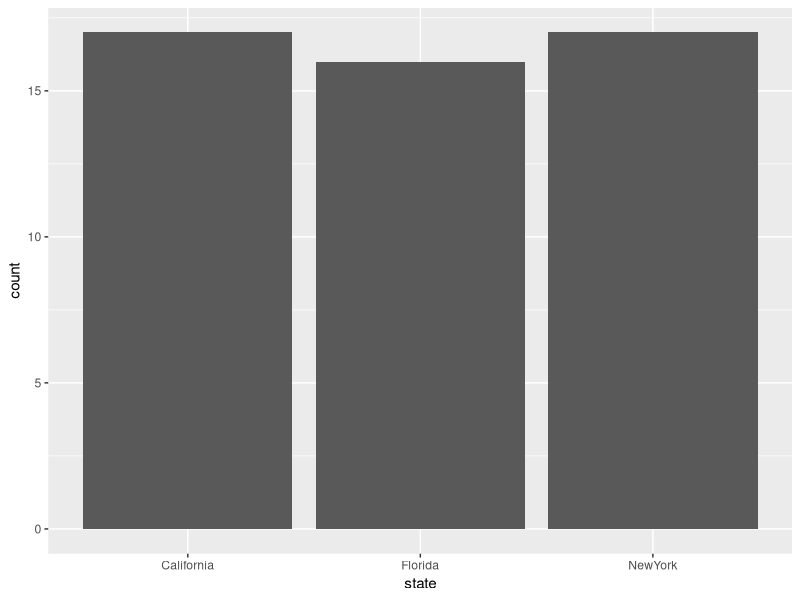
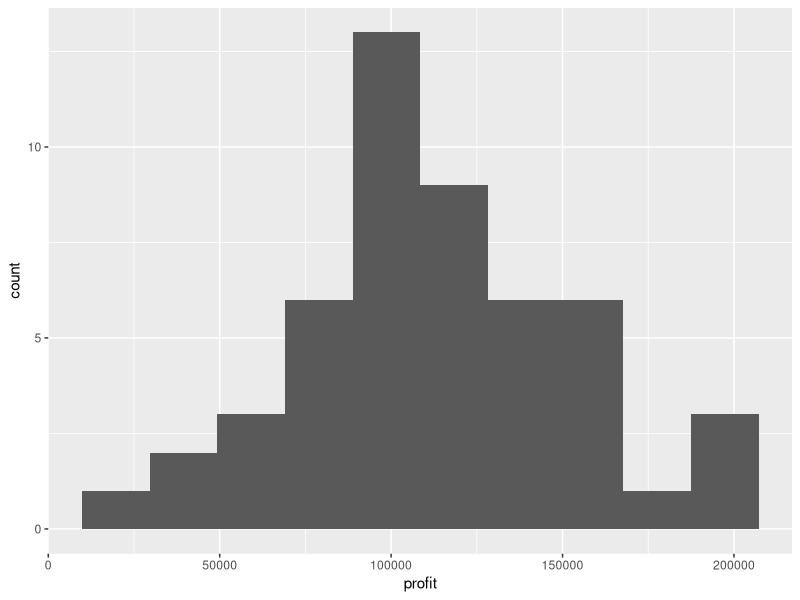
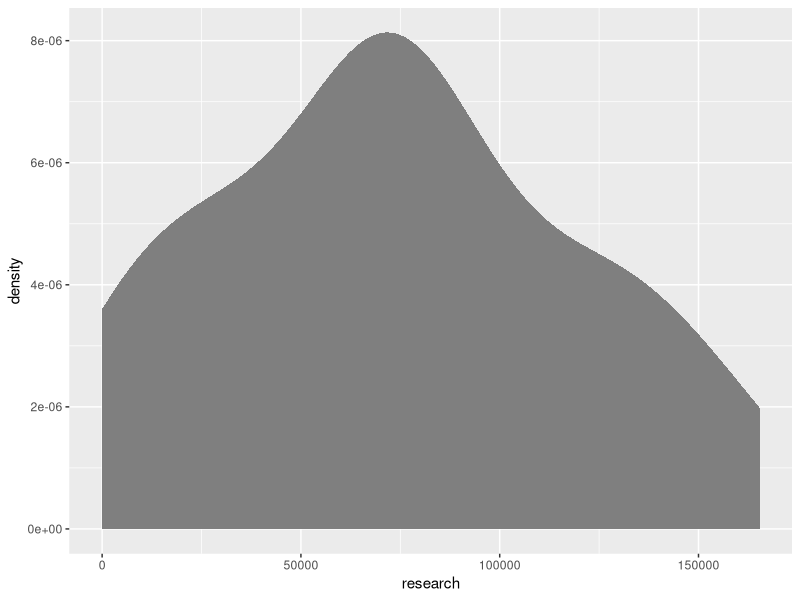
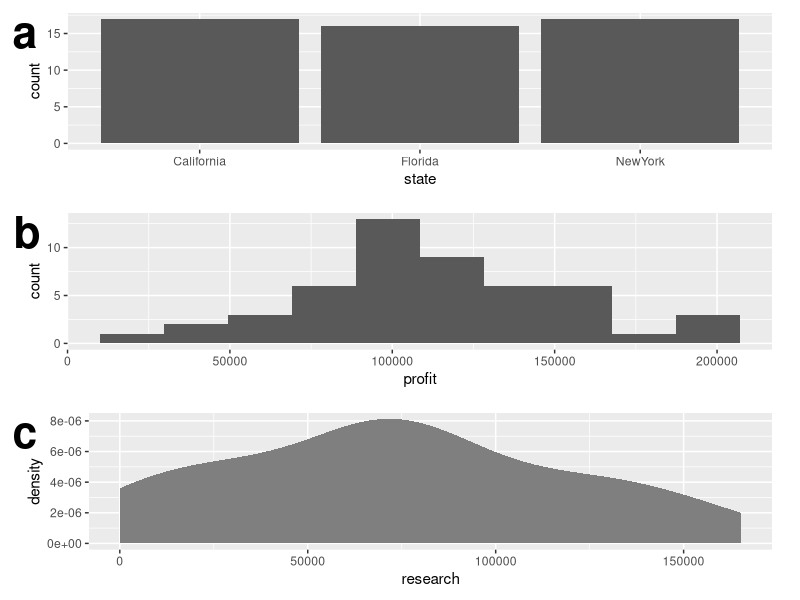

Write R code to recreate these figures, in order.
# libraries --------------------------------------------------------------------
library(cowplot)
library(ggplot2)
library(tidyverse)

# load the data-----------------------------------------------------------------
df <- read.csv("../data/50_startups.csv")

# 1 ----------------------------------------------------------------------------
# get state counts
df_state <- df %>% group_by(state) %>% summarise(count = n())

# plot
p1 <- ggplot(df_state, aes(x = state, y = count)) +
        geom_bar(stat = "identity")
p1

# 2 ----------------------------------------------------------------------------
# plot
p2 <- ggplot(df, aes(x = profit)) +
    geom_histogram(bins = 10)
p2

# 3 ----------------------------------------------------------------------------
# plot
p3 <- ggplot(df, aes(x = research)) +
    geom_density(color = NA, fill = "grey50")
p3

# 4 ----------------------------------------------------------------------------
plot_grid(p1, p2, p3, ncol = 1, scale = 0.95,
          labels = "auto", label_size = 32)
